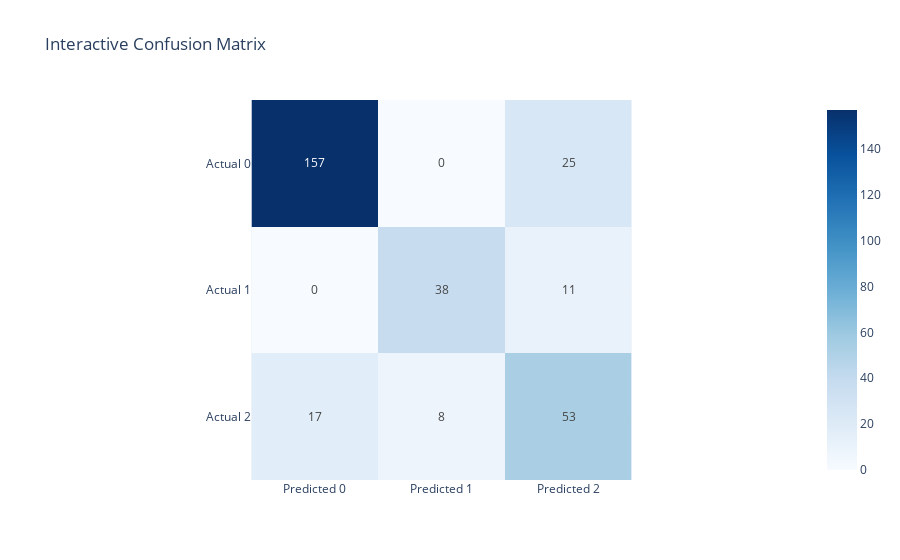

Notebook source saved alongside this figure:
### Code cell
from sklearn.metrics import classification_report, confusion_matrix, ConfusionMatrixDisplay, roc_auc_score

# Classification report
print(classification_report(y_test, y_pred))

# Static confusion matrix
ConfusionMatrixDisplay.from_predictions(y_test, y_pred)
plt.title("Confusion Matrix")
plt.show()

# Interactive confusion matrix
cm = confusion_matrix(y_test, y_pred)
cm_df = pd.DataFrame(cm, index=["Actual 0", "Actual 1", "Actual 2"],
                         columns=["Predicted 0", "Predicted 1", "Predicted 2"])
fig = px.imshow(cm_df, text_auto=True, color_continuous_scale="Blues",
                title="Interactive Confusion Matrix")
fig.show()

# ROC-AUC Score (One-vs-Rest)
y_prob = model_mlg.predict_proba(x_test_scaled)
roc_auc = roc_auc_score(y_test, y_prob, multi_class='ovr')
print("Multiclass ROC-AUC Score:", roc_auc)

### Figure 1 — Plotly figure (JSON) as saved in the notebook; plotly's stock layout.template omitted (floating-point values rounded to 4 significant figures)
{"data": [{"coloraxis": "coloraxis", "hovertemplate": "x: %{x}<br>y: %{y}<br>color: %{z}<extra></extra>", "name": "0", "texttemplate": "%{z}", "type": "heatmap", "x": ["Predicted 0", "Predicted 1", "Predicted 2"], "xaxis": "x", "y": ["Actual 0", "Actual 1", "Actual 2"], "yaxis": "y", "z": [[157, 0, 25], [0, 38, 11], [17, 8, 53]]}], "layout": {"coloraxis": {"colorscale": [[0, "rgb(247,251,255)"], [0.125, "rgb(222,235,247)"], [0.25, "rgb(198,219,239)"], [0.375, "rgb(158,202,225)"], [0.5, "rgb(107,174,214)"], [0.625, "rgb(66,146,198)"], [0.75, "rgb(33,113,181)"], [0.875, "rgb(8,81,156)"], [1, "rgb(8,48,107)"]]}, "title": {"text": "Interactive Confusion Matrix"}, "xaxis": {"anchor": "y", "constrain": "domain", "domain": [0, 1], "scaleanchor": "y"}, "yaxis": {"anchor": "x", "autorange": "reversed", "constrain": "domain", "domain": [0, 1]}}}
